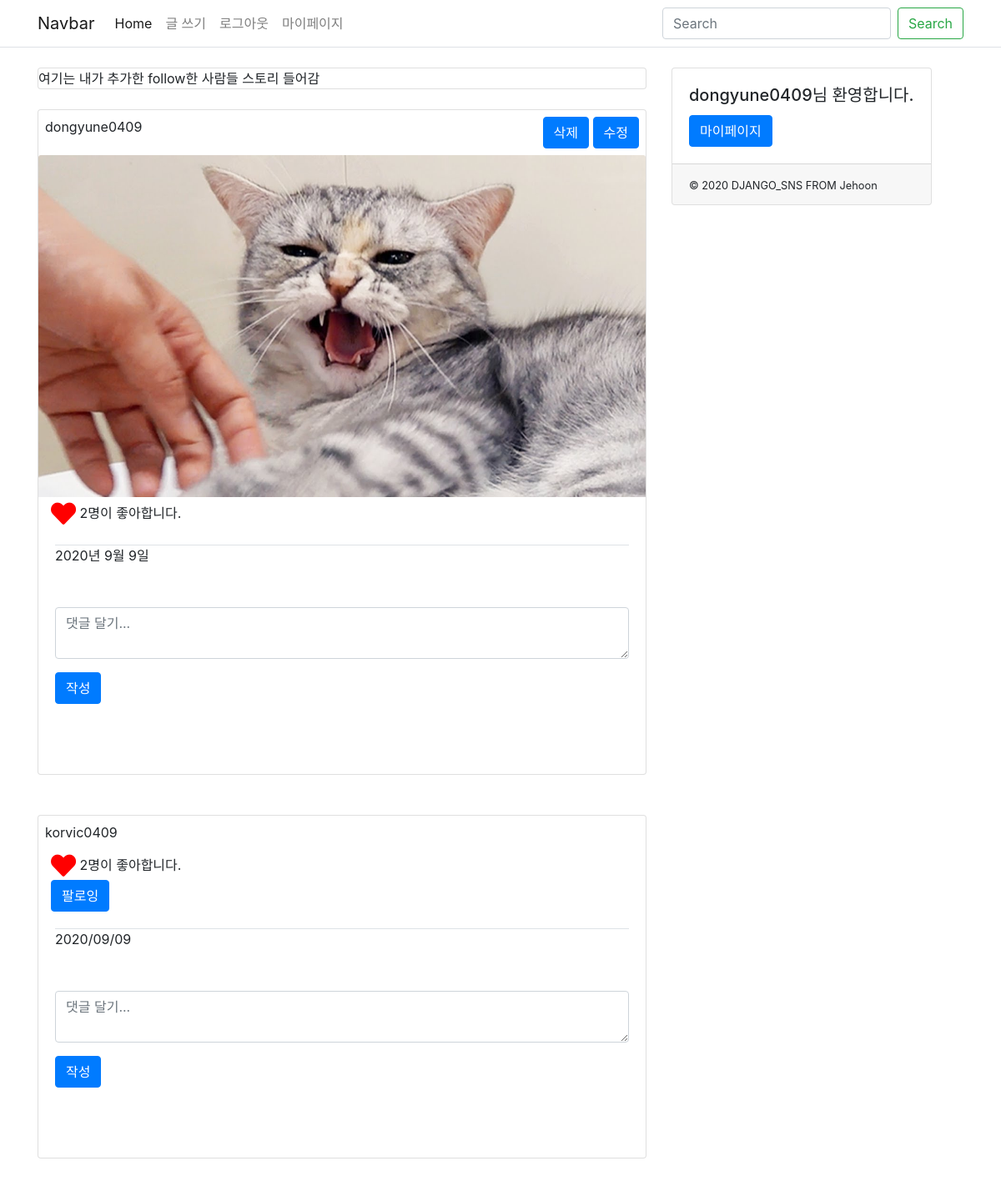
The page / (signed in) on the database its author committed.
### posts/models.py (models this page shows)
class Post(models.Model):
    title = models.CharField(max_length=50, null=False)
    content = models.TextField()
    view_count = models.IntegerField(default=0)
    image = models.ImageField(upload_to="image/post")
    user = models.ForeignKey(User, on_delete = models.CASCADE)
    like_user_set = models.ManyToManyField(User, blank=True, related_name='like_user_set', through='Like')
    created_at = models.DateTimeField(auto_now_add=True)
    updated_at = models.DateTimeField(auto_now=True)
    @property
    def like_count(self):
        return self.like_user_set.count()

### django_sns/views.py (the view)
# urls.py: 2. Add a URL to urlpatterns:  path('', views.home, name='home')
def home(request):
    context = {
        'user': request.user,
        'posts': Post.objects.all(),
        'comments': Comment.objects.all()
    }
    return render(request, 'home.html', context)

### templates/home.html (shortened to what this page needs)
{% extends 'base.html' %}
{% block content %}
<div class="sns-container">
    <div class="row">
        <div class="col-8">
            <div class="card mt-4 mb-4">
                여기는 내가 추가한 follow한 사람들 스토리 들어감
            </div>
            {% for post in posts %}
                <div class="card mb-5 sns-card">
                    <div class="row pt-2 pr-2 pl-2 pb-2">
                        <div class="col">
                            <span>{{ post.user.username }}</span>
                            <span class="float-right">
                                {% if user == post.user %}
                                    <a href="{% url 'posts:delete' post.pk %}" class="btn btn-primary" style="margin-left: 15px;">삭제</a>
                                    <a href="{% url 'posts:update' post.pk %}" class="btn btn-primary">수정</a>
                                {% endif %}
                            </span>
                        </div>
                    </div>
                    {% if post.image %}
                        <img class="card-img-top" src="{{ post.image.url }}" alt="Card image cap">
                    {% endif %}
                    <div class="row">
                        <div class="col" style="margin-left:15px; margin-top: 5px;">
                            <span>
                                <a href="{% url 'posts:post_like' post.id %}" style="color: red;">
                                    {% if user in post.like_user_set.all %}
                                        <i class="fas fa-heart" style="font-size: 30px;"></i>
                                    {% else %}
                                        <i class="far fa-heart" style="font-size: 30px;"></i>
                                    {% endif %}
                                </a>
                            </span>
                            <span style="vertical-align: super;">{{ post.like_count }}명이 좋아합니다.</span>
                            <div class="follow-btn">
                                {% if user != post.user %}
                                    {% if user.profile in post.user.profile.followers.all %}
                                        <a href="{% url 'users:follow_toggle' post.user.id %}" class="btn btn-primary">팔로잉</a>
                                    {% else %}
                                        <a href="{% url 'users:follow_toggle' post.user.id %}" class="btn btn-outline-primary">팔로우</a>
                                    {% endif %}
                                {% endif %}
                            </div>
                        </div>
                    </div>
                    <div class="card-body">
                        <div class="comment-section border-top">
                        {{ post.content }}
                            <form action="{% url 'posts:create_comment' post.id %}" method="POST" style="margin-top: 50px;" class="create-comment-form">
                                <div class="form-group">
                                    <textarea class="form-control" name="content" placeholder="댓글 달기..." required></textarea>
                                </div>
                                <button type="submit" class="btn btn-primary comment-submit-button">작성</button>
                            </form><br>
                        </div>
                    </div>
                </div>
            {% endfor %}
        </div>
        <div class="col-4">
            <div class="card mt-4 position-fixed">
                <div class="card-body">
                    {% if user.is_authenticated %}
                        <h5 class="card-title">{{ user.username }}님 환영합니다.</h5>
                        <a href="#" class="btn btn-primary">마이페이지</a>
                    {% else %}
                        <a href="{% url 'account_login' %}" class="btn btn-primary">로그인</a>
                    {% endif %}
                </div>
                <div class="card-footer">
                    <small>
                    © 2020 DJANGO_SNS FROM Jehoon
                    </small>
                </div>
            </div>
        </div>
    </div>
</div>
{% endblock %}

### rows shown on the page
Post: user.username "dongyune0409", shows "삭제", image (picture), like_count "2", content "2020년 9월 9일"
Post: user.username "korvic0409", like_count "2", shows "팔로잉", content "2020/09/09"

### other values the page prints
{{ user.username }} "dongyune0409"
